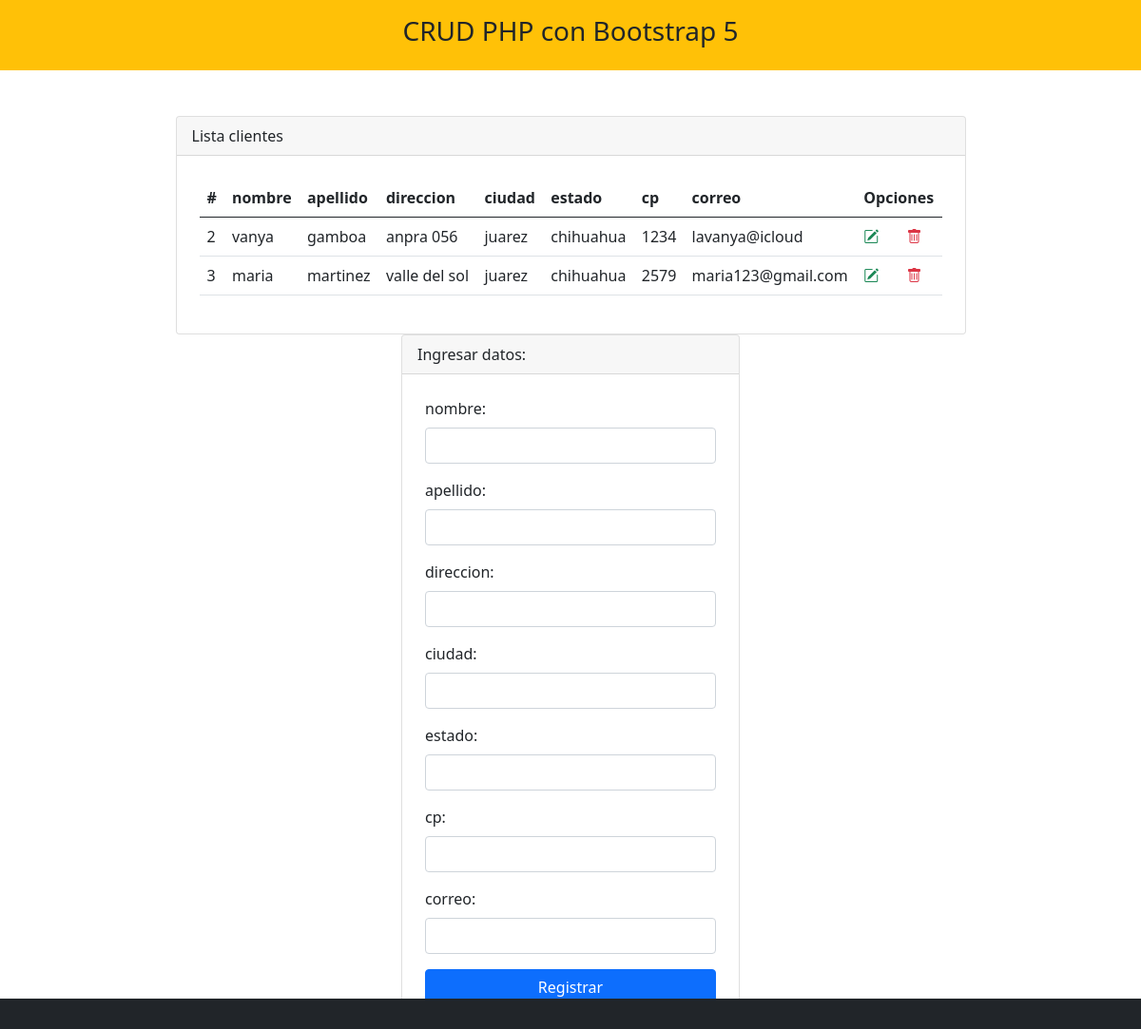
The page / on the database its author committed.
### tables this page shows
CREATE TABLE `clientes` (
  `idcliente` int(11) NOT NULL,
  `nombre` varchar(100) DEFAULT NULL,
  `apellido` varchar(100) DEFAULT NULL,
  `direccion` varchar(20) DEFAULT NULL,
  `ciudad` varchar(100) DEFAULT NULL,
  `estado` varchar(100) DEFAULT NULL,
  `cp` varchar(100) DEFAULT NULL,
  `correo` varchar(100) DEFAULT NULL
);

### index.php (the view, shortened to what this page needs)
<?php include 'template/header.php' ?>
<?php
    include_once "model/conexion.php";
    $sentencia = $bd -> query("select * from clientes");
    $clientes = $sentencia->fetchAll(PDO::FETCH_OBJ);
?>
<div class="container mt-5">
    <div class="row justify-content-center">
        <div class="col-md-9">
            <div class="card">
                <div class="card-header">
                    Lista clientes
                </div>
                <div class="p-4">
                    <table class="table align-middle">
                        <thead>
                            <tr>
                                <th scope="col">#</th>
                                <th scope="col">nombre</th>
                                <th scope="col">apellido</th>
                                <th scope="col">direccion</th>
                                <th scope="col">ciudad</th>
                                <th scope="col">estado</th>
                                <th scope="col">cp</th>
                                <th scope="col">correo</th>
                                <th scope="col" colspan="2">Opciones</th>
                            </tr>
                        </thead>
                        <tbody>
                            <?php
                                foreach($clientes as $dato){
                            ?>
                            <tr>
                                <td scope="row"><?php echo $dato->idcliente; ?></td>
                                <td><?php echo $dato->nombre; ?></td>
                                <td><?php echo $dato->apellido; ?></td>
                                <td><?php echo $dato->direccion; ?></td>
                                <td><?php echo $dato->ciudad; ?></td>
                                <td><?php echo $dato->estado; ?></td>
                                <td><?php echo $dato->cp; ?></td>
                                <td><?php echo $dato->correo; ?></td>
                                <td><a class="text-success" href="editar.php?idcliente=<?php echo $dato->idcliente; ?>"><i class="bi bi-pencil-square"></i></a></td>
                                <td><a onclick="return confirm('Estas seguro de eliminar?');" class="text-danger" href="eliminar.php?idcliente=<?php echo $dato->idcliente; ?>"><i class="bi bi-trash"></i></a></td>
                            </tr>
                            <?php
                                }
                            ?>
                        </tbody>
                    </table>
                </div>
            </div>
        </div>
        <div class="col-md-4">
            <div class="card">
                <div class="card-header">
                    Ingresar datos:
                </div>
                <form class="p-4" method="POST" action="registrar.php">
                    <div class="mb-3">
                        <label class="form-label">nombre: </label>
                        <input type="text" class="form-control" name="txtnombre" autofocus required>
                    </div>
                    <div class="mb-3">
                        <label class="form-label">apellido: </label>
                        <input type="text" class="form-control" name="txtapellido" autofocus required>
                    </div>
                    <div class="mb-3">
                        <label class="form-label">direccion: </label>
                        <input type="text" class="form-control" name="txtdireccion" autofocus required>
                    </div>
                    <div class="mb-3">
                        <label class="form-label">ciudad: </label>
                        <input type="text" class="form-control" name="txtciudad" autofocus required>
                    </div>
                    <div class="mb-3">
                        <label class="form-label">estado: </label>
                        <input type="text" class="form-control" name="txtestado" autofocus required>
                    </div>
                    <div class="mb-3">
                        <label class="form-label">cp: </label>
                        <input type="text" class="form-control" name="txtcp" autofocus required>
                    </div>
                    <div class="mb-3">
                        <label class="form-label">correo: </label>
                        <input type="text" class="form-control" name="txtcorreo" autofocus required>
                    </div>
                    <div class="d-grid">
                        <input type="submit" class="btn btn-primary" value="Registrar">
                    </div>
                </form>
            </div>
        </div>
    </div>
</div>
<?php include 'template/footer.php' ?>

### template/header.php (shortened to what this page needs)
<!doctype html>
<html lang="es">
  <head>
    <link rel="stylesheet" href="https://cdn.jsdelivr.net/npm/bootstrap@5.0.2/dist/css/bootstrap.min.css">
    <link rel="stylesheet" href="https://cdn.jsdelivr.net/npm/bootstrap-icons@1.5.0/font/bootstrap-icons.css">
  </head>
  <body>
      <div class="container-fluid bg-warning">
          <div class="row">
              <div class="col-md">
                  <header class="py-3">
                      <h3 class="text-center">CRUD PHP con Bootstrap 5</h3>
                  </header>
              </div>
          </div>
      </div>

### template/footer.php (shortened to what this page needs)
<footer class="container-fluid bg-dark fixed-bottom">
        <div class="row">
            <div class="col-md text-light text-center py-3">
            </div>
        </div>
    </footer>
  </body>
</html>

### rows shown on the page
clientes: idcliente "2", nombre "vanya", apellido "gamboa", direccion "anpra 056", ciudad "juarez", estado "chihuahua", cp "1234", correo "lavanya@icloud"
clientes: idcliente "3", nombre "maria", apellido "martinez", direccion "valle del sol", ciudad "juarez", estado "chihuahua", cp "2579", correo "maria123@gmail.com"
